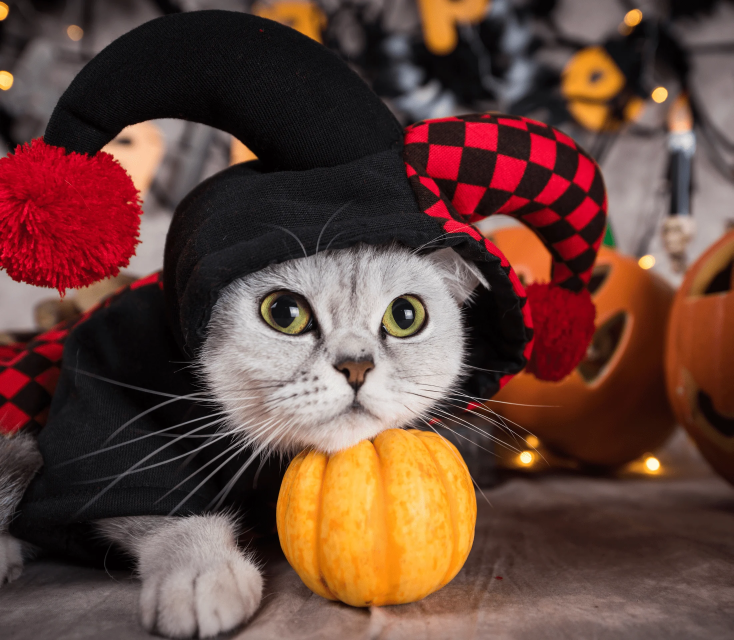
#> input picture Assignment 2/cat/WP-Blog-Image-2022-35.jpg, 2200 x 1920 px (shown at 1/3 size)
$ python -i Q1_CIFAR10_Cat_KNN.py   (imports and definitions only)
#> lines starting #> are read from the running program, lines starting #| are printed output that depends on the picture
import os
import pickle
import warnings

import matplotlib.pyplot as plt
import numpy as np
from skimage import color, exposure, feature, io, transform


CAT_CLASS_INDEX = 3
K_VALUE = 3


# [27 lines left out: functions load_cifar_batch, load_cifar10_dataset, not called in this run]


def convert_to_binary_cat_labels(labels):
    return (labels == CAT_CLASS_INDEX).astype(np.int32)


def extract_image_features(images):
    feature_vectors = []

    for image in images:
        gray_image = color.rgb2gray(image).astype(np.float32)
        equalized_gray = exposure.equalize_adapthist(gray_image, clip_limit=0.03).astype(np.float32)

        full_hog = feature.hog(
            equalized_gray,
            orientations=9,
            pixels_per_cell=(4, 4),
            cells_per_block=(2, 2),
            block_norm="L2-Hys",
            feature_vector=True,
        )

        upper_face = equalized_gray[:20, 4:28]
        upper_hog = feature.hog(
            upper_face,
            orientations=9,
            pixels_per_cell=(4, 4),
            cells_per_block=(2, 2),
            block_norm="L2-Hys",
            feature_vector=True,
        )

        edge_map = feature.canny(equalized_gray, sigma=1.0).astype(np.float32)
        whisker_band = equalized_gray[14:28, 2:30]
        whisker_edges = feature.canny(whisker_band, sigma=0.8).astype(np.float32)
        eye_band = equalized_gray[8:18, 6:26]
        lbp = feature.local_binary_pattern(
            (equalized_gray * 255).astype(np.uint8),
            P=8,
            R=1,
            method="uniform",
        )
        lbp_histogram, _ = np.histogram(lbp, bins=np.arange(11), density=True)

        color_means = image.mean(axis=(0, 1))
        color_stds = image.std(axis=(0, 1))
        eye_features = np.array(
            [
                eye_band.mean(),
                eye_band.std(),
                eye_band.max() - eye_band.min(),
            ],
            dtype=np.float32,
        )
        whisker_features = np.concatenate(
            [
                np.array([whisker_edges.mean()], dtype=np.float32),
                whisker_edges.mean(axis=0),
            ]
        )
        edge_profiles = np.concatenate([edge_map.mean(axis=0), edge_map.mean(axis=1)])

        feature_vectors.append(
            np.concatenate(
                [
                    full_hog,
                    upper_hog,
                    edge_profiles,
                    whisker_features,
                    eye_features,
                    lbp_histogram.astype(np.float32),
                    color_means,
                    color_stds,
                ]
            )
        )

    return np.asarray(feature_vectors, dtype=np.float32)


# [11 lines left out: function build_cat_focus_weights, not called in this run]


def apply_cat_focus(features, feature_weights):
    return (features * feature_weights[np.newaxis, :]).astype(np.float32)


# [13 lines left out: functions standardize_features, get_standardization_parameters, not called in this run]


def apply_standardization(features, feature_means, feature_stds):
    standardized_features = (features - feature_means) / feature_stds
    return standardized_features.astype(np.float32)


def l2_normalize_rows(features):
    norms = np.linalg.norm(features, axis=1, keepdims=True) + 1e-8
    return (features / norms).astype(np.float32)


# [451 lines left out: functions build_cat_focused_training_subset, euclidean_distance_matrix, knn_predict, knn_predict_with_details, preprocess_image_for_mode, normalize_display_image and 8 more, not called in this run]


# [8 lines not run here, left out]

>>> import cv2
>>> picture = cv2.imread('cat/WP-Blog-Image-2022-35.jpg', cv2.IMREAD_GRAYSCALE)
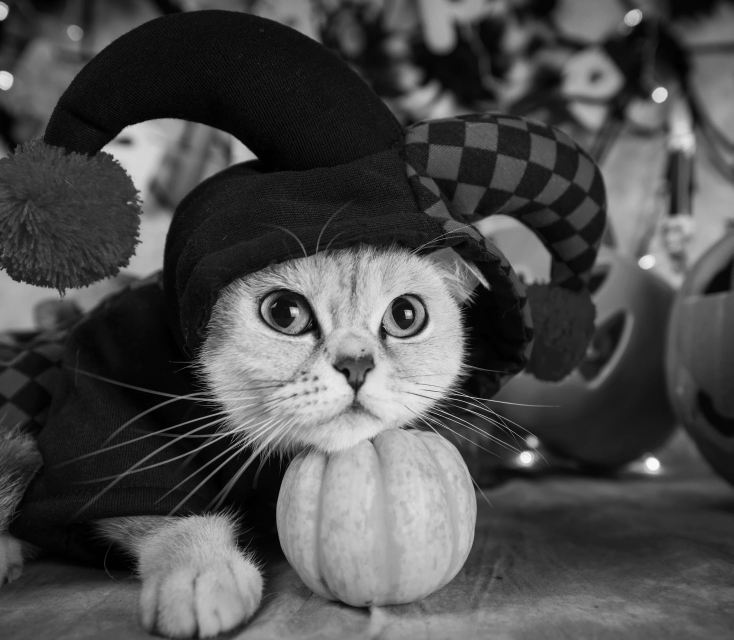
#> picture: shape (1920, 2200) (shown at 1/3 size); min 0, max 255, mean 77.2
#> the loop in extract_image_features, `for image in images:` made 1 pass
#> gray_image on pass 1: 0.146
#> after the loop in extract_image_features, `for image in images:`: feature_vectors = []
#> (the run stopped early here; a loop or call above may not have finished)
